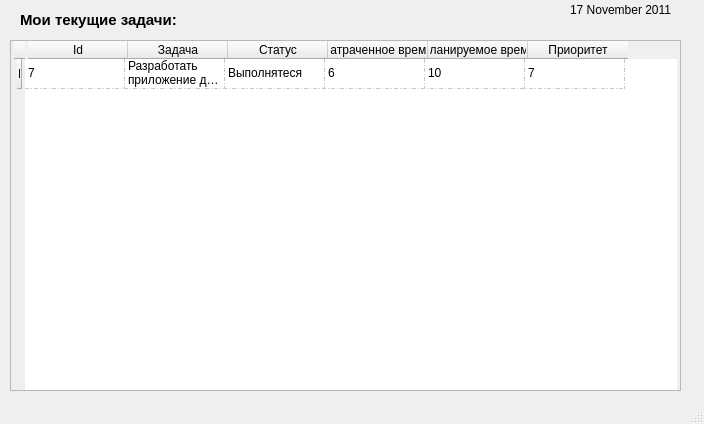
<?xml version="1.0" encoding="UTF-8"?>
<ui version="4.0">
 <class>MyTasks</class>
 <widget class="QMainWindow" name="MyTasks">
  <property name="geometry">
   <rect>
    <x>0</x>
    <y>0</y>
    <width>704</width>
    <height>424</height>
   </rect>
  </property>
  <property name="windowTitle">
   <string>MyTasks</string>
  </property>
  <widget class="QWidget" name="centralwidget">
   <widget class="QTableWidget" name="tableWidget">
    <property name="geometry">
     <rect>
      <x>10</x>
      <y>40</y>
      <width>671</width>
      <height>351</height>
     </rect>
    </property>
    <property name="sizePolicy">
     <sizepolicy hsizetype="Maximum" vsizetype="Expanding">
      <horstretch>0</horstretch>
      <verstretch>0</verstretch>
     </sizepolicy>
    </property>
    <property name="minimumSize">
     <size>
      <width>671</width>
      <height>0</height>
     </size>
    </property>
    <property name="mouseTracking">
     <bool>true</bool>
    </property>
    <property name="acceptDrops">
     <bool>false</bool>
    </property>
    <property name="autoFillBackground">
     <bool>false</bool>
    </property>
    <property name="styleSheet">
     <string notr="true">padding: 0 3px;</string>
    </property>
    <property name="frameShape">
     <enum>QFrame::StyledPanel</enum>
    </property>
    <property name="frameShadow">
     <enum>QFrame::Sunken</enum>
    </property>
    <property name="autoScroll">
     <bool>true</bool>
    </property>
    <property name="autoScrollMargin">
     <number>10</number>
    </property>
    <property name="dragEnabled">
     <bool>true</bool>
    </property>
    <property name="dragDropMode">
     <enum>QAbstractItemView::NoDragDrop</enum>
    </property>
    <property name="gridStyle">
     <enum>Qt::DashDotLine</enum>
    </property>
    <attribute name="horizontalHeaderCascadingSectionResizes">
     <bool>true</bool>
    </attribute>
    <attribute name="horizontalHeaderDefaultSectionSize">
     <number>100</number>
    </attribute>
    <attribute name="horizontalHeaderMinimumSectionSize">
     <number>24</number>
    </attribute>
    <row>
     <property name="text">
      <string>1</string>
     </property>
     <property name="font">
      <font>
       <stylestrategy>PreferDefault</stylestrategy>
      </font>
     </property>
     <property name="textAlignment">
      <set>AlignHCenter|AlignVCenter|AlignCenter</set>
     </property>
    </row>
    <column>
     <property name="text">
      <string>Id</string>
     </property>
    </column>
    <column>
     <property name="text">
      <string>Задача</string>
     </property>
    </column>
    <column>
     <property name="text">
      <string>Статус</string>
     </property>
    </column>
    <column>
     <property name="text">
      <string extracomment="Время, которое человек уже реально потратил на выполнение задания">Затраченное время</string>
     </property>
     <property name="font">
      <font>
       <stylestrategy>PreferAntialias</stylestrategy>
       <kerning>true</kerning>
      </font>
     </property>
    </column>
    <column>
     <property name="text">
      <string>Планируемое время</string>
     </property>
    </column>
    <column>
     <property name="text">
      <string>Приоритет</string>
     </property>
    </column>
    <item row="0" column="0">
     <property name="text">
      <string>7</string>
     </property>
    </item>
    <item row="0" column="1">
     <property name="text">
      <string>Разработать приложение для IPhone</string>
     </property>
    </item>
    <item row="0" column="2">
     <property name="text">
      <string>Выполнятеся</string>
     </property>
    </item>
    <item row="0" column="3">
     <property name="text">
      <string>6</string>
     </property>
    </item>
    <item row="0" column="4">
     <property name="text">
      <string>10</string>
     </property>
    </item>
    <item row="0" column="5">
     <property name="text">
      <string>7</string>
     </property>
    </item>
   </widget>
   <widget class="QLabel" name="labelMyTasks">
    <property name="geometry">
     <rect>
      <x>20</x>
      <y>10</y>
      <width>201</width>
      <height>21</height>
     </rect>
    </property>
    <property name="text">
     <string>&lt;!DOCTYPE HTML PUBLIC &quot;-//W3C//DTD HTML 4.0//EN&quot; &quot;http://www.w3.org/TR/REC-html40/strict.dtd&quot;&gt;
&lt;html&gt;&lt;head&gt;&lt;meta name=&quot;qrichtext&quot; content=&quot;1&quot; /&gt;&lt;style type=&quot;text/css&quot;&gt;
p, li { white-space: pre-wrap; }
&lt;/style&gt;&lt;/head&gt;&lt;body style=&quot; font-family:'Lucida Grande'; font-size:9pt; font-weight:400; font-style:normal;&quot;&gt;
&lt;p style=&quot; margin-top:0px; margin-bottom:0px; margin-left:0px; margin-right:0px; -qt-block-indent:0; text-indent:0px;&quot;&gt;&lt;span style=&quot; font-size:11pt; font-weight:600;&quot;&gt;Мои текущие задачи:&lt;/span&gt;&lt;/p&gt;&lt;/body&gt;&lt;/html&gt;</string>
    </property>
   </widget>
   <widget class="QLabel" name="labelDate">
    <property name="geometry">
     <rect>
      <x>570</x>
      <y>0</y>
      <width>121</width>
      <height>20</height>
     </rect>
    </property>
    <property name="text">
     <string>17 November 2011</string>
    </property>
   </widget>
  </widget>
  <widget class="QMenuBar" name="menubar">
   <property name="geometry">
    <rect>
     <x>0</x>
     <y>0</y>
     <width>704</width>
     <height>21</height>
    </rect>
   </property>
  </widget>
  <widget class="QStatusBar" name="statusbar"/>
 </widget>
 <resources/>
 <connections/>
</ui>
